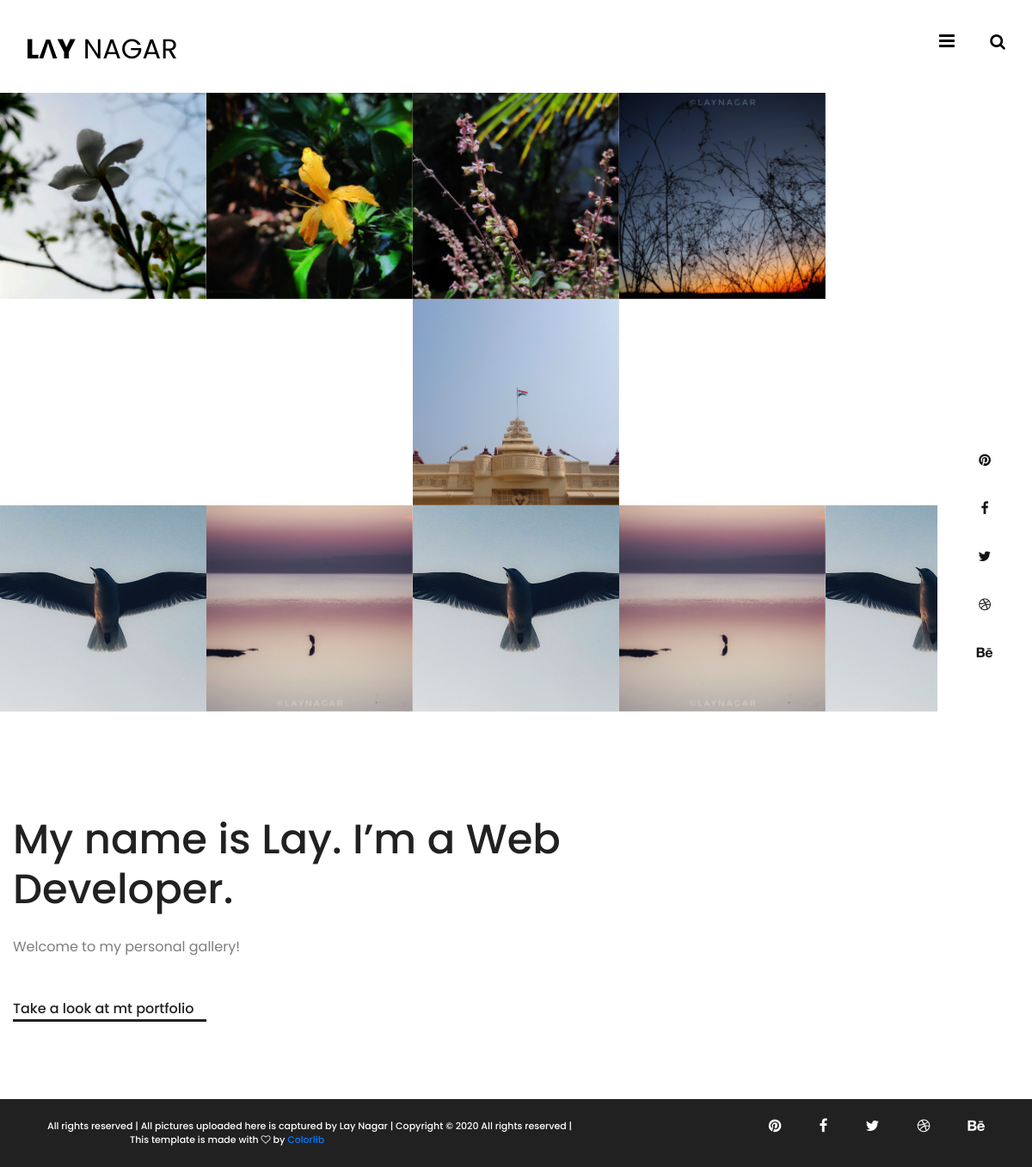
The page / on the database its author committed.
### Gallery/models.py (models this page shows, shortened)
class PictureModel(models.Model):
    category = models.ForeignKey(PictureCategoryModel, on_delete=models.CASCADE, related_name='photos')
    title = models.CharField(max_length=50)
    year = models.IntegerField(('year'), choices=year_choices(), default=current_year)
    image = models.ImageField(upload_to=f'{category}')

### Gallery/views.py (the view)
# urls.py: path('', IndexView.as_view(), name='index'),
class IndexView(ListView):
    template_name = 'Gallery/index.html'
    model = PictureModel
    paginate_by = 30
    def get_context_data(self, **kwargs):
        context = super().get_context_data(**kwargs)
        return context

### Gallery/models.py (called while the page is built)
    def __str__(self):
        return self.category

### Gallery/templates/Gallery/index.html (shortened to what this page needs)
{% extends 'Gallery/base.html' %} {% load static %}{% block title %} LAY NAGAR {% endblock title %} {% block content %}
<div class="hero-section">
    <div class="hero-slider owl-carousel">
        {% for object in object_list %} {% ifequal 'nature' object.category|lower %}
        <div class="hero-item portfolio-item set-bg" data-setbg="{{ object.image.url }}">
        </div>
        {% endifequal %} {% endfor %}
    </div>
    <div class="hero-slider owl-carousel">
        {% for object in object_list %} {% ifequal 'architecture' object.category|lower %}
        <div class="hero-item portfolio-item set-bg" data-setbg="{{ object.image.url }}">
        </div>
        {% endifequal %} {% endfor %}
    </div>
    <div class="hero-slider owl-carousel">
        {% for object in object_list %} {% ifequal 'wildlife' object.category|lower %}
        <div class="hero-item portfolio-item set-bg" data-setbg="{{ object.image.url }}">
        </div>
        {% endifequal %} {% endfor %}
    </div>
    <div class="hero-social-links">
        <a href=""><i class="fa fa-pinterest"></i></a>
        <a href=""><i class="fa fa-facebook"></i></a>
        <a href=""><i class="fa fa-twitter"></i></a>
        <a href=""><i class="fa fa-dribbble"></i></a>
        <a href=""><i class="fa fa-behance"></i></a>
    </div>
</div>
<section class="intro-section">
    <div class="intro-warp">
        <div class="container-fluid">
            <div class="row">
                <div class="col-xl-9 col-lg-7 p-0">
                    <div class="intro-text">
                        <h2>My name is Lay. I’m a Web Developer.</h2>
                        <p>Welcome to my personal gallery!</p>
                        <a href="#" class="sp-link">Take a look at mt portfolio</a>
                    </div>
                </div>
            </div>
        </div>
    </div>
</section>
{% endblock content %}

### static/css/style.css (style rules this page uses)
html, body { height: 100%; font-family: "Poppins", sans-serif; -webkit-font-smoothing: antialiased; font-smoothing: antialiased; }
p { font-size: 16px; color: #7d7d7d; line-height: 1.8; }
.set-bg { background-repeat: no-repeat; background-size: cover; background-position: top center; }
.hero-section { clear: both; position: relative; }
.hero-item { height: 278px; position: relative; }
.hero-social-links { position: absolute; width: 110px; bottom: 0; right: 0; z-index: 9; background: #fff; text-align: center; padding: 40px 0; }
.hero-social-links a { display: block; padding: 16px 0; font-size: 16px; color: #121212; }
.intro-section { padding: 120px 15px 90px; }
.intro-warp { max-width: 1780px; width: 100%; margin: 0 auto; }
.intro-text h2 { font-size: 48px; margin-bottom: 25px; }
.intro-text p { margin-bottom: 45px; }
.sp-link { display: inline-block; font-weight: 500; font-size: 16px; color: #212121; border-bottom: 3px solid #212121; padding-right: 15px; }
.portfolio-item { display: block; margin-left: auto; margin-right: auto; background-position: center; }

### rows shown on the page
PictureModel: shows a picture
PictureModel: shows a picture
PictureModel: shows a picture
PictureModel: shows a picture
PictureModel: shows a picture
PictureModel: shows a picture
PictureModel: shows a picture
